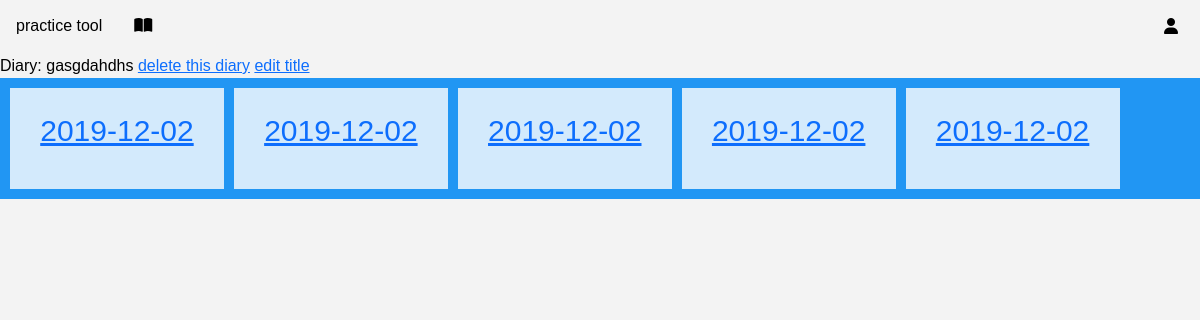
The page /diary/1 (signed in) on the database as committed earlier.
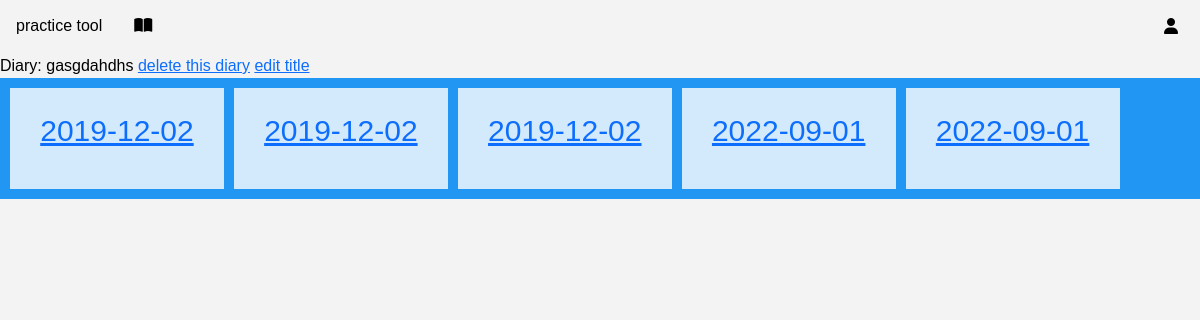
The same page on the database as committed later.
### models.py (models this page shows)
class Diary(db.Model):
    __tablename__ = 'Diary'
    id = db.Column(db.Integer, primary_key=True, nullable=False)
    user_id = db.Column(db.Integer, ForeignKey('User.id'), nullable=False)
    title = db.Column(db.String)
    entries = relationship('Entry', back_populates='diary', cascade="all, delete-orphan")

class Entry(db.Model):
    __tablename__ = 'Entry'
    id = db.Column(db.Integer, primary_key=True, nullable=False)
    user_id = db.Column(db.Integer, ForeignKey('User.id'), nullable=False)
    diary_id = db.Column(db.Integer, ForeignKey('Diary.id'), nullable=False)
    date = db.Column(db.Date, default=datetime.today().date())
    notes = db.Column(db.Text)
    diary = relationship('Diary', back_populates='entries')
    tags = relationship('Tag', secondary=EntryTag, back_populates='entries')

### app.py (the view)
@app.route('/diary/<int:id>', methods=['GET', 'POST'])
@login_required
def diary(id):
    diary = models.Diary.query.filter_by(user_id=current_user.id, id=id).all()
    return render_template('diary.html', diary=diary)

### app.py (called while the page is built)
@login_manager.user_loader
def load_user(id):
    return models.User.query.get(int(id))

### templates/diary.html (shortened to what this page needs)
{% extends 'layout.html' %} {% block content %}
{% for diary in diary%}
Diary: {{diary.title}}
<a href="{{url_for('delete_diary', id=diary.id)}}">delete this diary</a>
<a href="{{url_for('edit_diary', id=diary.id)}}">edit title</a>
<div class="grid-container">
    {% for entry in diary.entries %}
  <div class="entry">
    <p><a href="{{url_for('entry', id=entry.id)}}">{{entry.date}}</a></p>
  </div>
  {% endfor %}
  {% endfor %}
</div>
{% endblock %}

### templates/layout.html (shortened to what this page needs)
<!DOCTYPE html>
<html lang="en" dir="ltr">
  <head>
    <link rel="stylesheet" href="https://cdn.jsdelivr.net/npm/bootstrap@5.1.3/dist/css/bootstrap.min.css">
    <link rel="stylesheet" href="{{url_for('static', filename='css/style.css')}}">
    <link rel="stylesheet" href="path/to/font-awesome/css/font-awesome.min.css">
  </head>
  <body>
    {% include 'header.html' %}
    {% block content %} {%endblock %}
  </body>
</html>

### templates/header.html (shortened to what this page needs)
<div class="header">
<div class="topnav">
  <ul>
    <li>practice tool</li>
    <li><a href="{{url_for('index')}}"><i class="fa-solid fa-book-open"></i></a></li>
    <li style=float:right><div class="dropdown">
      <button><i class="fa-solid fa-user"></i></button>
    </div></li>
  </ul>
</div>
</div>

### static/css/style.css (style rules this page uses)
body { background-color: #F3F3F3; color: black; border-color: #E9492B; font-family: "Century Gothic", CenturyGothic, AppleGothic, sans-serif; overflow-x: hidden; padding: 0; margin: 0; }
.topnav { position: relative; width: 100%; padding: 0; margin: 0; }
.topnav ul { list-style-type: none; margin: 0; padding: 0; overflow: hidden; background-color: #f3f3f3; }
.topnav li { float: left; text-align: center; padding: 14px 16px; }
.topnav li a { display: block; color: black; text-align: center; text-decoration: none; }
button { background-color: inherit; font-size: 16px; margin-top: 0; border: none; cursor: pointer; }
.dropdown { position: relative; display: inline-block; margin-top: 0px; }
.grid-container { display: grid; grid-template-columns: auto auto auto auto auto auto; gap: 10px; background-color: #2196F3; padding: 10px; }
.grid-container > div { background-color: rgba(255, 255, 255, 0.8); text-align: center; padding: 20px 0; font-size: 30px; }

Rows that differ between the two databases and show on the page:
removed Entry: date "2019-12-02"
removed Entry: date "2019-12-02"
added Entry: date "2022-09-01"
added Entry: date "2022-09-01"
